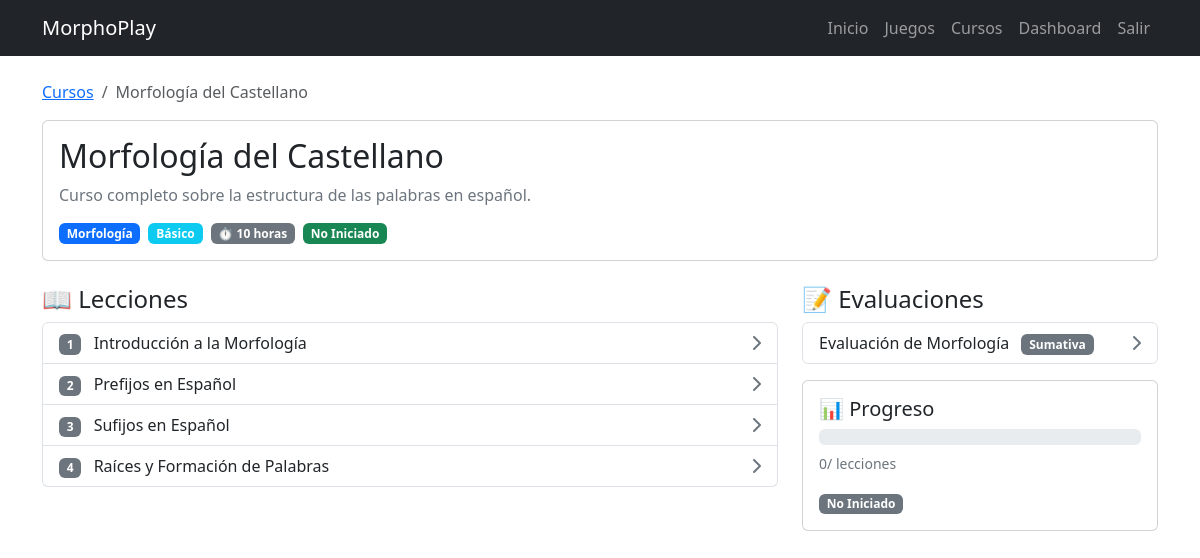
Page /cursos/1/ (signed in) on the committed database.
### core/models.py (models this page shows, shortened)
class Curso(models.Model):
    titulo = models.CharField(max_length=200)
    descripcion = models.TextField()
    categoria = models.ForeignKey(Categoria, on_delete=models.SET_NULL, null=True, blank=True)
    nivel = models.ForeignKey(Nivel, on_delete=models.SET_NULL, null=True, blank=True)
    duracion_estimada = models.IntegerField(default=0)
    activo = models.BooleanField(default=True)
    orden = models.IntegerField(default=0)
    created_at = models.DateTimeField(auto_now_add=True)
    updated_at = models.DateTimeField(auto_now=True)
    def get_lecciones(self):
        return self.lecciones.filter(activo=True).order_by('orden')

class Categoria(models.Model):
    nombre = models.CharField(max_length=100, unique=True)
    descripcion = models.TextField(blank=True)
    icono = models.CharField(max_length=50, blank=True)
    orden = models.IntegerField(default=0)
    activo = models.BooleanField(default=True)
    created_at = models.DateTimeField(auto_now_add=True)
    updated_at = models.DateTimeField(auto_now=True)

class Nivel(models.Model):
    nombre = models.CharField(max_length=50, unique=True)
    descripcion = models.TextField(blank=True)
    orden = models.IntegerField(default=0)
    color = models.CharField(max_length=7, default='#6c5ce7')
    puntos_base = models.IntegerField(default=10)
    created_at = models.DateTimeField(auto_now_add=True)
    updated_at = models.DateTimeField(auto_now=True)

class ProgresoCurso(models.Model):
    ESTADO_CHOICES = [
        ('no_iniciado', 'No Iniciado'),
        ('en_progreso', 'En Progreso'),
        ('completado', 'Completado'),
    ]
    usuario = models.ForeignKey(User, on_delete=models.CASCADE, related_name='progreso_cursos')
    curso = models.ForeignKey(Curso, on_delete=models.CASCADE, related_name='progreso_usuarios')
    estado = models.CharField(max_length=20, choices=ESTADO_CHOICES, default='no_iniciado')
    lecciones_completadas = models.IntegerField(default=0)
    evaluaciones_completadas = models.IntegerField(default=0)
    puntaje_total = models.IntegerField(default=0)
    fecha_inicio = models.DateTimeField(auto_now_add=True)
    fecha_completado = models.DateTimeField(null=True, blank=True)
    ultimo_acceso = models.DateTimeField(auto_now=True)
    created_at = models.DateTimeField(auto_now_add=True)
    updated_at = models.DateTimeField(auto_now=True)
    class Meta:
        unique_together = ['usuario', 'curso']

class Leccion(models.Model):
    curso = models.ForeignKey(Curso, on_delete=models.CASCADE, related_name='lecciones')
    titulo = models.CharField(max_length=200)
    contenido = models.TextField()
    video_url = models.URLField(blank=True, null=True)
    orden = models.IntegerField(default=0)
    activo = models.BooleanField(default=True)
    created_at = models.DateTimeField(auto_now_add=True)
    updated_at = models.DateTimeField(auto_now=True)

class Evaluacion(models.Model):
    TIPO_CHOICES = [
        ('diagnostica', 'Diagnóstica'),
        ('formativa', 'Formativa'),
        ('sumativa', 'Sumativa'),
        ('final', 'Final'),
    ]
    curso = models.ForeignKey(Curso, on_delete=models.CASCADE, related_name='evaluaciones')
    titulo = models.CharField(max_length=200)
    descripcion = models.TextField(blank=True)
    tipo = models.CharField(max_length=20, choices=TIPO_CHOICES, default='formativa')
    puntaje_maximo = models.IntegerField(default=100)
    tiempo_limite = models.IntegerField(default=0, help_text="Tiempo en minutos (0 = sin límite)")
    intentos_permitidos = models.IntegerField(default=1)
    orden = models.IntegerField(default=0)
    activo = models.BooleanField(default=True)
    created_at = models.DateTimeField(auto_now_add=True)
    updated_at = models.DateTimeField(auto_now=True)
    class Meta:
        ordering = ['orden', 'created_at']

### core/views.py (the view)
# urls.py: path('cursos/<int:curso_id>/', views.curso_detail, name='curso_detail'),
@login_required
def curso_detail(request, curso_id):
    curso = get_object_or_404(Curso, id=curso_id, activo=True)
    progreso, created = ProgresoCurso.objects.get_or_create(usuario=request.user, curso=curso)
    lecciones = curso.get_lecciones()
    evaluaciones = curso.evaluaciones.filter(activo=True).order_by('orden')
    context = {
        'curso': curso,
        'progreso': progreso,
        'lecciones': lecciones,
        'evaluaciones': evaluaciones,
    }
    return render(request, 'cursos/detail.html', context)

### templates/cursos/detail.html (shortened to what this page needs)
{% extends 'base.html' %}
{% load static %}
{% block content %}
<div class="row">
    <div class="col-12">
        <nav aria-label="breadcrumb">
            <ol class="breadcrumb">
                <li class="breadcrumb-item"><a href="/cursos/">Cursos</a></li>
                <li class="breadcrumb-item active">{{ curso.titulo }}</li>
            </ol>
        </nav>
        <div class="card mb-4">
            <div class="card-body">
                <h2>{{ curso.titulo }}</h2>
                <p class="text-secondary">{{ curso.descripcion }}</p>
                <div class="d-flex flex-wrap gap-2">
                    <span class="badge bg-primary">{{ curso.categoria.nombre|default:"General" }}</span>
                    <span class="badge bg-info">{{ curso.nivel.nombre|default:"Básico" }}</span>
                    <span class="badge bg-secondary">⏱ {{ curso.duracion_estimada }} horas</span>
                    <span class="badge bg-success">
                        {{ progreso.get_estado_display|default:"No iniciado" }}
                    </span>
                </div>
            </div>
        </div>
        <div class="row">
            <div class="col-md-8">
                <h4>📖 Lecciones</h4>
                <div class="list-group">
                    {% for leccion in lecciones %}
                    <a href="/cursos/{{ curso.id }}/leccion/{{ leccion.id }}/"
                       class="list-group-item list-group-item-action">
                        <div class="d-flex justify-content-between align-items-center">
                            <div>
                                <span class="badge bg-secondary me-2">{{ forloop.counter }}</span>
                                {{ leccion.titulo }}
                            </div>
                            <i class="fas fa-chevron-right text-secondary"></i>
                        </div>
                    </a>
                    {% empty %}
                    <p class="text-secondary">No hay lecciones disponibles</p>
                    {% endfor %}
                </div>
            </div>
            <div class="col-md-4">
                <h4>📝 Evaluaciones</h4>
                <div class="list-group mb-3">
                    {% for evaluacion in evaluaciones %}
                    <a href="/cursos/{{ curso.id }}/evaluacion/{{ evaluacion.id }}/"
                       class="list-group-item list-group-item-action">
                        <div class="d-flex justify-content-between align-items-center">
                            <div>
                                {{ evaluacion.titulo }}
                                <span class="badge bg-secondary ms-2">{{ evaluacion.get_tipo_display }}</span>
                            </div>
                            <i class="fas fa-chevron-right text-secondary"></i>
                        </div>
                    </a>
                    {% empty %}
                    <p class="text-secondary">No hay evaluaciones disponibles</p>
                    {% endfor %}
                </div>
                <div class="card">
                    <div class="card-body">
                        <h5>📊 Progreso</h5>
                        {% with total=lecciones_count %}
                        <div class="progress mb-2">
                        </div>
                        <p class="text-secondary small">
                            {{ progreso.lecciones_completadas }}/{{ total }} lecciones
                        </p>
                        {% endwith %}
                        <span class="badge bg-{% if progreso.estado == 'completado' %}success{% elif progreso.estado == 'en_progreso' %}warning{% else %}secondary{% endif %}">
                            {{ progreso.get_estado_display|default:"No iniciado" }}
                        </span>
                    </div>
                </div>
            </div>
        </div>
    </div>
</div>
{% endblock %}

### rows in the picture
Curso: titulo "Morfología del Castellano", descripcion "Curso completo sobre la estructura de las palabras en español.", categoria.nombre "Morfología", nivel.nombre "Básico", duracion_estimada "10"
ProgresoCurso: estado "No Iniciado", lecciones_completadas "0"
Leccion: titulo "Introducción a la Morfología"
Leccion: titulo "Prefijos en Español"
Leccion: titulo "Sufijos en Español"
Leccion: titulo "Raíces y Formación de Palabras"
Evaluacion: titulo "Evaluación de Morfología", tipo "Sumativa"
